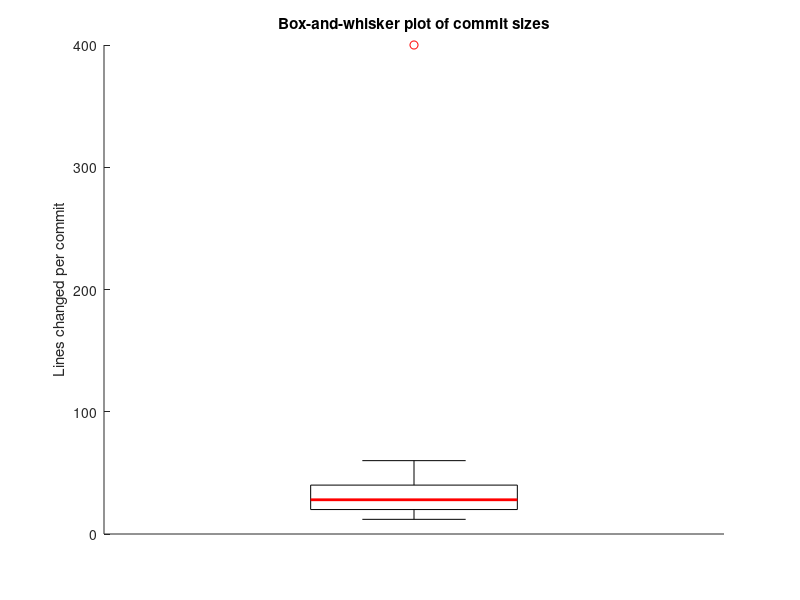

Source code (MATLAB):
%% Q13 - Box-and-whisker plot and Pearson's coefficient of skewness (Lecture 13)
clc; clear; close all;

x  = [12 15 18 20 22 25 25 28 30 33 35 40 45 60 400];   % lines changed per commit
n  = numel(x);  xs = sort(x);
qvu = @(p) interp1(1:n, xs, p*(n+1));

Q1 = qvu(0.25);  Q2 = qvu(0.5);  Q3 = qvu(0.75);
IQR = Q3 - Q1;
lowFence  = Q1 - 1.5*IQR;
highFence = Q3 + 1.5*IQR;
outliers  = x(x < lowFence | x > highFence);
adjMax = max(x(x <= highFence));  adjMin = min(x(x >= lowFence));

fprintf('Q1 = %.2f, Median = %.2f, Q3 = %.2f, IQR = %.2f\n', Q1, Q2, Q3, IQR);
fprintf('Fences: [%.2f, %.2f]  -> outliers: %s\n', lowFence, highFence, mat2str(outliers));

% Box plot drawn manually (no toolbox needed)
figure; hold on;
rectangle('Position', [1 Q1 1 IQR]);                       % box
plot([1 2], [Q2 Q2], 'r', 'LineWidth', 2);                 % median
plot([1.5 1.5], [adjMin Q1], 'k'); plot([1.5 1.5], [Q3 adjMax], 'k');   % whiskers
plot([1.25 1.75], [adjMin adjMin], 'k'); plot([1.25 1.75], [adjMax adjMax], 'k');
plot(1.5*ones(size(outliers)), outliers, 'ro');            % outliers
xlim([0 3]); set(gca,'XTick',[]); ylabel('Lines changed per commit');
title('Box-and-whisker plot of commit sizes'); hold off;

mu = mean(x);  s = sqrt(mean((x-mu).^2));
vals = unique(x);  cnt = arrayfun(@(v) sum(x==v), vals);  mo = vals(find(cnt==max(cnt),1));
Sk1 = (mu - mo)/s;
Sk2 = 3*(mu - median(x))/s;
fprintf('Mean = %.2f, Median = %.2f, Mode = %g, SD = %.2f\n', mu, median(x), mo, s);
fprintf('Pearson Sk1 = (mean-mode)/SD    = %.4f\n', Sk1);
fprintf('Pearson Sk2 = 3(mean-median)/SD = %.4f  -> positively skewed\n', Sk2);
